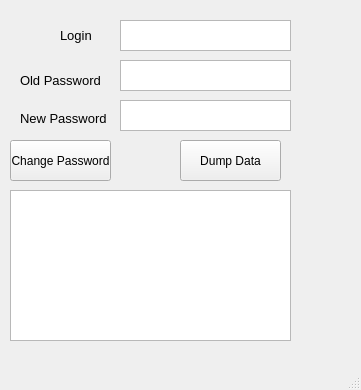
<?xml version="1.0" encoding="UTF-8"?>
<ui version="4.0">
 <class>MainWindow</class>
 <widget class="QMainWindow" name="MainWindow">
  <property name="geometry">
   <rect>
    <x>0</x>
    <y>0</y>
    <width>361</width>
    <height>390</height>
   </rect>
  </property>
  <property name="windowTitle">
   <string>Password Changer</string>
  </property>
  <widget class="QWidget" name="centralwidget">
   <widget class="QPushButton" name="changeButton">
    <property name="geometry">
     <rect>
      <x>10</x>
      <y>140</y>
      <width>101</width>
      <height>41</height>
     </rect>
    </property>
    <property name="text">
     <string>Change Password</string>
    </property>
   </widget>
   <widget class="QPushButton" name="dumpButton">
    <property name="geometry">
     <rect>
      <x>180</x>
      <y>140</y>
      <width>101</width>
      <height>41</height>
     </rect>
    </property>
    <property name="text">
     <string>Dump Data</string>
    </property>
   </widget>
   <widget class="QTextEdit" name="userNameText">
    <property name="geometry">
     <rect>
      <x>120</x>
      <y>20</y>
      <width>171</width>
      <height>31</height>
     </rect>
    </property>
   </widget>
   <widget class="QTextEdit" name="oldPasswordText">
    <property name="geometry">
     <rect>
      <x>120</x>
      <y>60</y>
      <width>171</width>
      <height>31</height>
     </rect>
    </property>
   </widget>
   <widget class="QTextEdit" name="newPasswordText">
    <property name="geometry">
     <rect>
      <x>120</x>
      <y>100</y>
      <width>171</width>
      <height>31</height>
     </rect>
    </property>
   </widget>
   <widget class="QTextBrowser" name="textArea">
    <property name="geometry">
     <rect>
      <x>10</x>
      <y>190</y>
      <width>281</width>
      <height>151</height>
     </rect>
    </property>
   </widget>
   <widget class="QLabel" name="label">
    <property name="geometry">
     <rect>
      <x>60</x>
      <y>20</y>
      <width>71</width>
      <height>31</height>
     </rect>
    </property>
    <property name="font">
     <font>
      <pointsize>10</pointsize>
     </font>
    </property>
    <property name="text">
     <string>Login</string>
    </property>
   </widget>
   <widget class="QLabel" name="label_2">
    <property name="geometry">
     <rect>
      <x>20</x>
      <y>70</y>
      <width>81</width>
      <height>20</height>
     </rect>
    </property>
    <property name="font">
     <font>
      <pointsize>10</pointsize>
     </font>
    </property>
    <property name="text">
     <string>Old Password</string>
    </property>
   </widget>
   <widget class="QLabel" name="label_3">
    <property name="geometry">
     <rect>
      <x>20</x>
      <y>110</y>
      <width>91</width>
      <height>16</height>
     </rect>
    </property>
    <property name="font">
     <font>
      <pointsize>10</pointsize>
     </font>
    </property>
    <property name="text">
     <string>New Password</string>
    </property>
   </widget>
  </widget>
  <widget class="QMenuBar" name="menubar">
   <property name="geometry">
    <rect>
     <x>0</x>
     <y>0</y>
     <width>361</width>
     <height>21</height>
    </rect>
   </property>
  </widget>
  <widget class="QStatusBar" name="statusbar"/>
 </widget>
 <resources/>
 <connections/>
</ui>
